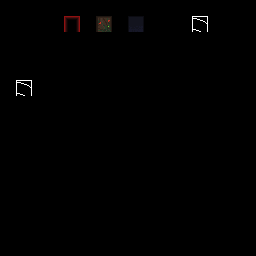

Tiled map render using the project's own tile images. Description and the whole map definition, tile-layer contents included, below:
An orthogonal 16x16 tile map with 16x16 px tiles, 2 tile layers (Floor, Top) and 5 objects.

<map version="1.5" tiledversion="1.7.2" orientation="orthogonal" renderorder="right-down" width="16" height="16" tilewidth="16" tileheight="16" infinite="0" nextlayerid="5" nextobjectid="8">
 <properties>
  <property name="walkableBackground" type="bool" value="true" />
 </properties>
 <tileset firstgid="1" source="debug.tsx" />
 <layer id="4" name="Floor" width="16" height="16">
  <data encoding="csv">
0,0,0,0,0,0,0,0,0,0,0,0,0,0,0,0,
0,0,0,0,0,0,0,0,0,0,0,0,0,0,0,0,
0,0,0,0,0,0,0,0,0,0,0,0,0,0,0,0,
0,0,0,0,0,0,0,0,0,0,0,0,0,0,0,0,
0,0,0,0,0,0,0,0,0,0,0,0,0,0,0,0,
0,0,0,0,0,0,0,0,0,0,0,0,0,0,0,0,
0,0,0,0,0,0,0,0,0,0,0,0,0,0,0,0,
0,0,0,0,0,0,0,0,0,0,0,0,0,0,0,0,
0,0,0,0,0,0,0,0,0,0,0,0,0,0,0,0,
0,0,0,0,0,0,0,0,0,0,0,0,0,0,0,0,
0,0,0,0,0,0,0,0,0,0,0,0,0,0,0,0,
0,0,0,0,0,0,0,0,0,0,0,0,0,0,0,0,
0,0,0,0,0,0,0,0,0,0,0,0,0,0,0,0,
0,0,0,0,0,0,0,0,0,0,0,0,0,0,0,0,
0,0,0,0,0,0,0,0,0,0,0,0,0,0,0,0,
0,0,0,0,0,0,0,0,0,0,0,0,0,0,0,0
</data>
 </layer>
 <objectgroup id="2" name="Warps">
  <object id="1" gid="5" x="64" y="48" width="16" height="16">
   <properties>
    <property name="warpMap" value="Maps\neonred.tmx" />
    <property name="warpX" type="float" value="41" />
    <property name="warpY" type="float" value="22" />
   </properties>
  </object>
  <object id="2" gid="6" x="96" y="48" width="16" height="16">
   <properties>
    <property name="warpMap" value="Maps\forest.tmx" />
    <property name="warpX" type="float" value="16" />
    <property name="warpY" type="float" value="8" />
   </properties>
  </object>
  <object id="3" gid="7" x="16" y="112" width="16" height="16">
   <properties>
    <property name="warpMap" value="Maps\nexus.tmx" />
    <property name="warpX" type="float" value="20" />
    <property name="warpY" type="float" value="15" />
   </properties>
  </object>
  <object id="4" gid="8" x="128" y="48" width="16" height="16">
   <properties>
    <property name="warpMap" value="Maps\blue_ghost_world.tmx" />
    <property name="warpX" type="float" value="34" />
    <property name="warpY" type="float" value="24" />
   </properties>
  </object>
  <object id="7" gid="7" x="192" y="48" width="16" height="16">
   <properties>
    <property name="warpMap" value="Maps\mushroom_world.tmx" />
    <property name="warpX" type="float" value="32" />
    <property name="warpY" type="float" value="9" />
   </properties>
  </object>
 </objectgroup>
 <layer id="3" name="Top" width="16" height="16">
  <properties>
   <property name="abovePlayer" type="bool" value="true" />
   <property name="noCollide" type="bool" value="true" />
  </properties>
  <data encoding="csv">
0,0,0,0,0,0,0,0,0,0,0,0,0,0,0,0,
0,0,0,0,1,0,2,0,4,0,0,0,3,0,0,0,
0,0,0,0,0,0,0,0,0,0,0,0,0,0,0,0,
0,0,0,0,0,0,0,0,0,0,0,0,0,0,0,0,
0,0,0,0,0,0,0,0,0,0,0,0,0,0,0,0,
0,3,0,0,0,0,0,0,0,0,0,0,0,0,0,0,
0,0,0,0,0,0,0,0,0,0,0,0,0,0,0,0,
0,0,0,0,0,0,0,0,0,0,0,0,0,0,0,0,
0,0,0,0,0,0,0,0,0,0,0,0,0,0,0,0,
0,0,0,0,0,0,0,0,0,0,0,0,0,0,0,0,
0,0,0,0,0,0,0,0,0,0,0,0,0,0,0,0,
0,0,0,0,0,0,0,0,0,0,0,0,0,0,0,0,
0,0,0,0,0,0,0,0,0,0,0,0,0,0,0,0,
0,0,0,0,0,0,0,0,0,0,0,0,0,0,0,0,
0,0,0,0,0,0,0,0,0,0,0,0,0,0,0,0,
0,0,0,0,0,0,0,0,0,0,0,0,0,0,0,0
</data>
 </layer>
</map>
